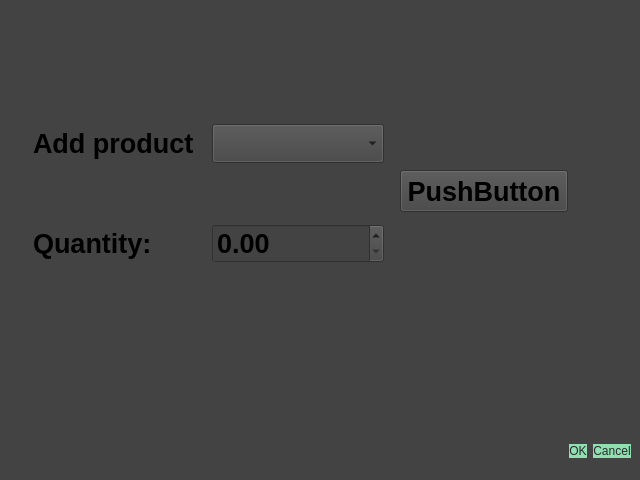
<?xml version="1.0" encoding="UTF-8"?>
<ui version="4.0">
 <class>CalorieAddWindow</class>
 <widget class="QDialog" name="CalorieAddWindow">
  <property name="geometry">
   <rect>
    <x>0</x>
    <y>0</y>
    <width>640</width>
    <height>480</height>
   </rect>
  </property>
  <property name="windowTitle">
   <string>Add Products</string>
  </property>
  <property name="styleSheet">
   <string notr="true">background-color: rgb(67, 67, 67);</string>
  </property>
  <widget class="QDialogButtonBox" name="buttonBox">
   <property name="geometry">
    <rect>
     <x>10</x>
     <y>431</y>
     <width>621</width>
     <height>41</height>
    </rect>
   </property>
   <property name="minimumSize">
    <size>
     <width>621</width>
     <height>41</height>
    </size>
   </property>
   <property name="font">
    <font>
     <pointsize>18</pointsize>
     <weight>75</weight>
     <bold>true</bold>
    </font>
   </property>
   <property name="styleSheet">
    <string notr="true">QPushButton{
background-color: rgb(143, 223, 177); 
border: none;
color:rgb(43, 43, 43);
border-radius: 10px;
}
</string>
   </property>
   <property name="orientation">
    <enum>Qt::Horizontal</enum>
   </property>
   <property name="standardButtons">
    <set>QDialogButtonBox::Cancel|QDialogButtonBox::Ok</set>
   </property>
   <property name="centerButtons">
    <bool>false</bool>
   </property>
  </widget>
  <widget class="QPushButton" name="pushButton">
   <property name="geometry">
    <rect>
     <x>400</x>
     <y>170</y>
     <width>168</width>
     <height>42</height>
    </rect>
   </property>
   <property name="font">
    <font>
     <pointsize>20</pointsize>
     <weight>75</weight>
     <bold>true</bold>
    </font>
   </property>
   <property name="styleSheet">
    <string notr="true"/>
   </property>
   <property name="text">
    <string>PushButton</string>
   </property>
  </widget>
  <widget class="QWidget" name="layoutWidget">
   <property name="geometry">
    <rect>
     <x>33</x>
     <y>69</y>
     <width>351</width>
     <height>251</height>
    </rect>
   </property>
   <layout class="QVBoxLayout" name="verticalLayout">
    <item>
     <layout class="QHBoxLayout" name="horizontalLayout_2">
      <item>
       <widget class="QLabel" name="label">
        <property name="font">
         <font>
          <pointsize>20</pointsize>
          <weight>75</weight>
          <bold>true</bold>
         </font>
        </property>
        <property name="text">
         <string>Add product</string>
        </property>
       </widget>
      </item>
      <item>
       <widget class="QComboBox" name="comboBox">
        <property name="font">
         <font>
          <pointsize>20</pointsize>
          <weight>75</weight>
          <bold>true</bold>
         </font>
        </property>
        <property name="styleSheet">
         <string notr="true">
</string>
        </property>
       </widget>
      </item>
     </layout>
    </item>
    <item>
     <layout class="QHBoxLayout" name="horizontalLayout">
      <item>
       <widget class="QLabel" name="label_2">
        <property name="font">
         <font>
          <pointsize>20</pointsize>
          <weight>75</weight>
          <bold>true</bold>
         </font>
        </property>
        <property name="text">
         <string>Quantity:</string>
        </property>
       </widget>
      </item>
      <item>
       <widget class="QDoubleSpinBox" name="doubleSpinBox">
        <property name="font">
         <font>
          <pointsize>20</pointsize>
          <weight>75</weight>
          <bold>true</bold>
         </font>
        </property>
        <property name="styleSheet">
         <string notr="true">
</string>
        </property>
       </widget>
      </item>
     </layout>
    </item>
   </layout>
  </widget>
 </widget>
 <resources/>
 <connections>
  <connection>
   <sender>buttonBox</sender>
   <signal>accepted()</signal>
   <receiver>CalorieAddWindow</receiver>
   <slot>accept()</slot>
   <hints>
    <hint type="sourcelabel">
     <x>248</x>
     <y>254</y>
    </hint>
    <hint type="destinationlabel">
     <x>157</x>
     <y>274</y>
    </hint>
   </hints>
  </connection>
  <connection>
   <sender>buttonBox</sender>
   <signal>rejected()</signal>
   <receiver>CalorieAddWindow</receiver>
   <slot>reject()</slot>
   <hints>
    <hint type="sourcelabel">
     <x>316</x>
     <y>260</y>
    </hint>
    <hint type="destinationlabel">
     <x>286</x>
     <y>274</y>
    </hint>
   </hints>
  </connection>
 </connections>
</ui>
